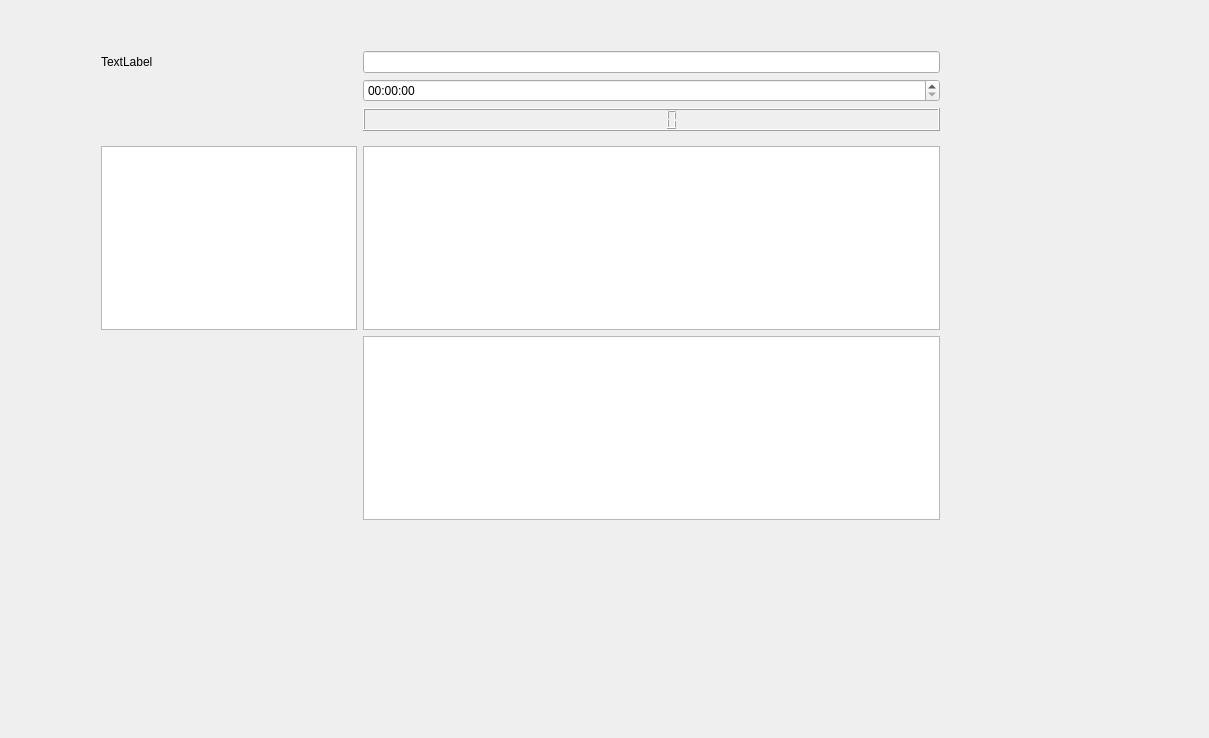
<?xml version="1.0" encoding="UTF-8"?>
<ui version="4.0">
 <class>MainWindow</class>
 <widget class="QMainWindow" name="MainWindow">
  <property name="geometry">
   <rect>
    <x>0</x>
    <y>0</y>
    <width>1209</width>
    <height>738</height>
   </rect>
  </property>
  <property name="windowTitle">
   <string>MainWindow</string>
  </property>
  <widget class="QWidget" name="centralWidget">
   <widget class="QWidget" name="formLayoutWidget">
    <property name="geometry">
     <rect>
      <x>90</x>
      <y>40</y>
      <width>861</width>
      <height>491</height>
     </rect>
    </property>
    <layout class="QFormLayout" name="formLayout">
     <item row="0" column="1">
      <widget class="QLineEdit" name="lineEdit"/>
     </item>
     <item row="6" column="1">
      <widget class="QPlainTextEdit" name="plainTextEdit"/>
     </item>
     <item row="6" column="0">
      <widget class="QTextEdit" name="textEdit"/>
     </item>
     <item row="0" column="0">
      <widget class="QLabel" name="label">
       <property name="text">
        <string>TextLabel</string>
       </property>
      </widget>
     </item>
     <item row="2" column="1">
      <widget class="QLCDNumber" name="lcdNumber"/>
     </item>
     <item row="5" column="0">
      <widget class="Line" name="line">
       <property name="orientation">
        <enum>Qt::Horizontal</enum>
       </property>
      </widget>
     </item>
     <item row="7" column="1">
      <widget class="QGraphicsView" name="graphicsView"/>
     </item>
     <item row="1" column="1">
      <widget class="QTimeEdit" name="timeEdit"/>
     </item>
    </layout>
   </widget>
  </widget>
 </widget>
 <layoutdefault spacing="6" margin="11"/>
 <resources/>
 <connections/>
</ui>
